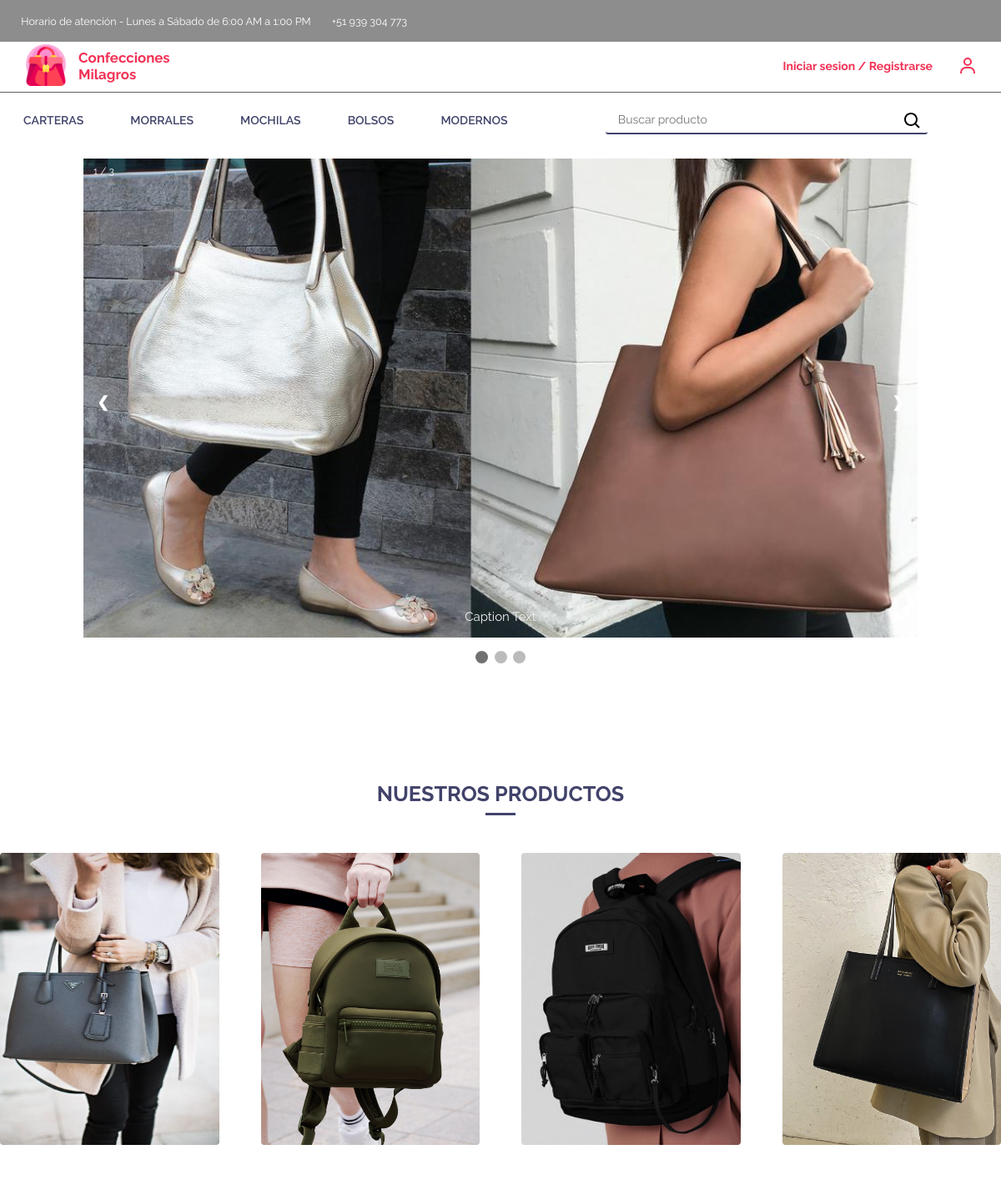
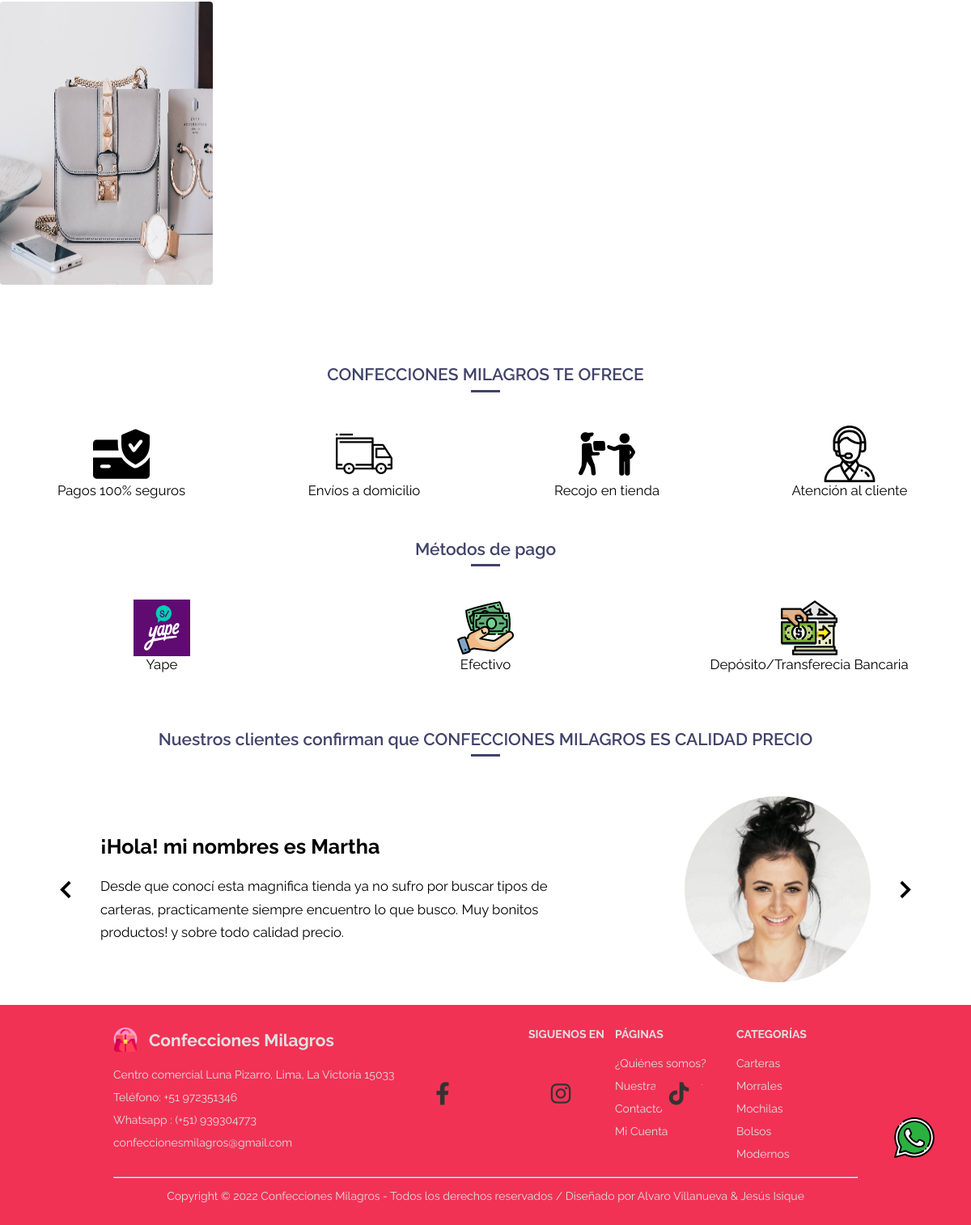
The page / on the database its author committed (2 pictures, top to bottom).
### tables this page shows
CREATE TABLE `categoria` (
  `idcategoria` int(11) NOT NULL,
  `categoria` varchar(60) NOT NULL,
  `imagen` varchar(200) NOT NULL
);

### controller/viewcontroller.php (called while the page is built, shortened)
<?php
    class viewcontroller extends viewmodel
    {
        public function obtenersistema()
        {
            return require_once "./view/inicio.php";
        }
    }

### index.php (called while the page is built)
<?php
    require_once "./controller/viewcontroller.php";
    $sistema = new viewcontroller();
    $sistema->obtenersistema();

### controller/admincontroller.php (called while the page is built, shortened)
<?php
    class adminController extends adminModel{
        public function ListarCategorias(){
            $conexion = Conexion::conectar();
            $sql = "CALL ListarCategorias()";
            $consulta = $conexion->query($sql);
            $consulta = $consulta->fetch_all(MYSQLI_ASSOC);
            return $consulta;
        }
    }

### view/content/inicio.php (the view, shortened to what this page needs)
<?php
    require_once "./controller/admincontroller.php";
    $Admin = new adminController();
?>
<div class="principal">
    <div class="slider">
        <div class="slideshow-container">
            <div class="mySlides fade">
                <div class="numbertext">1 / 3</div>
                <img src="<?php echo SERVERURL ?>img/jpg/img1.jpg" style="width:100%">
                <div class="text">Caption Text</div>
            </div>
            <a class="prev" onclick="plusSlides(-1)">&#10094;</a>
            <a class="nextslider" onclick="plusSlides(1)">&#10095;</a>
        </div>
        <br>
        <div style="text-align:center">
            <span class="dot" onclick="currentSlide(1)"></span>
            <span class="dot" onclick="currentSlide(2)"></span>
            <span class="dot" onclick="currentSlide(3)"></span>
        </div>
    </div>
    <div class="principal__productos">
        <div class="principal__productos--title">
            <p>NUESTROS PRODUCTOS</p>
        </div>
        <div class="principal__productos--lista">
            <?php
                $centros =  $Admin->ListarCategorias();
                $numcategoria = 1;
                foreach ($centros as $key) {
                    ?>
                <div class="product__list--center category<?php echo $numcategoria ?>">
                    <a class="product__enlace product__leyend leyend<?php echo $numcategoria ?>" href="<?php echo 'categoria/'.$key['categoria'] ?>">
                        <img class="product__img" src="<?php echo SERVERURL.$key['imagen'] ?>" alt="<?php echo $key['categoria'] ?>">
                    </a>
                </div>
            <?php
                $numcategoria ++;
                }
            ?>
        </div>
    </div>
    <div class="principal__ofrece">
        <div class="ofrece__opcion">
            <div class="oferece__title">
                <p>CONFECCIONES MILAGROS TE OFRECE</p>
            </div>
            <div class="ofrece__opcion--grid">
                <div>
                    <div class="opcion--center">
                        <img src="<?php echo SERVERURL?>img/svg/card.svg" alt="">
                    </div>
                    <div class="opcion__parrafo">
                        <p>Pagos 100% seguros</p>
                    </div>
                </div>
                <div>
                    <div class="opcion--center">
                        <img src="<?php echo SERVERURL?>img/svg/camion.svg" alt="">
                    </div>
                    <div class="opcion__parrafo">
                        <p>Envíos a domicilio</p>
                    </div>
                </div>
                <div>
                    <div class="opcion--center">
                        <img src="<?php echo SERVERURL?>img/svg/recojo.svg" alt="">
                    </div>
                    <div class="opcion__parrafo">
                        <p>Recojo en tienda</p>
                    </div>
                </div>
                <div>
                    <div class="opcion--center">
                        <img src="<?php echo SERVERURL?>img/svg/atencioncliente.svg" alt="">
                    </div>
                    <div class="opcion__parrafo">
                        <p>Atención al cliente</p>
                    </div>
                </div>
            </div>
        </div>
        <div class="ofrece__opcion">
            <div class="oferece__title">
                <p>Métodos de pago</p>
            </div>
            <div class="opcion__pago--grid">
                <div>
                    <div class="opcion--center">
                        <img src="<?php echo SERVERURL?>img/svg/yape.svg" alt="">
                    </div>
                    <div class="opcion__parrafo">
                        <p>Yape</p>
                    </div>
                </div>
                <div>
                    <div class="opcion--center">
                        <img src="<?php echo SERVERURL?>img/svg/efectivo.svg" alt="">
                    </div>
                    <div class="opcion__parrafo">
                        <p>Efectivo</p>
                    </div>
                </div>
                <div>
                    <div class="opcion--center">
                        <img src="<?php echo SERVERURL?>img/svg/dtbancaria.svg" alt="">
                    </div>
                    <div class="opcion__parrafo">
                        <p>Depósito/Transferecia Bancaria</p>
                    </div>
                </div>
            </div>
        </div>
    </div>
    <div class="opiniones">
        <div class="oferece__title">
            <p class="opiniones__leyend">Nuestros clientes confirman que CONFECCIONES MILAGROS ES CALIDAD PRECIO</p>
        </div>
    </div>
    <div class="principal__opiniones">
        <img src="<?php echo SERVERURL?>img/svg/left-arrow.svg" class="slider__arrow" id="before">
        <section class="slider__body slider__body--show" data-id="1">
            <div class="slider__texts">
                <h2 class="subtitle">¡Hola! mi nombres es Martha</h2>
                <p class="slider__review">
                    Desde que conocí esta magnifica tienda ya no sufro por buscar tipos de carteras, practicamente siempre encuentro lo que busco. Muy bonitos productos! y sobre todo calidad precio.
                </p>
            </div>
            <figure class="slider__picture">
                <img src="<?php echo SERVERURL?>img/jpg/person1.jpg" alt="" class="slider__img">
            </figure>
        </section>
        <img src="<?php echo SERVERURL?>img/svg/right-arrow.svg" class="slider__arrow" id="next">
    </div>
</div>

### view/modulos/header.php (shortened to what this page needs)
<?php
    require_once "./controller/admincontroller.php";
    $Admin = new adminController();
?>
<header>
    <section class="horario">
        <div class="content">
            <p class="txt">
                Horario de atención - Lunes a Sábado de 6:00 AM a 1:00 PM
            </p>
            <a class="txt txt--cell" href="https://api.whatsapp.com/send?phone=+51939304773&text=Hola, me gustaría comprar tu producto!" target="_blank"">
                +51 939 304 773
            </a>
        </div>
    </section>
    <section class=" container container__login">
                <div class="logo">
                    <a href="<?php echo SERVERURL ?>inicio"><img class="logo-img--header" src="<?php echo SERVERURL ?>img/png/bolso.png" alt="Logo"></a>
                    <a class="logo-enlace" href="<?php echo SERVERURL ?>inicio">Confecciones Milagros</a>
                </div>
                <div class="cuenta">
                    <?php
                    if (!isset($_SESSION['email'])) {
                    ?>
                        <a class="cuenta-iniciarSesion" href="<?php echo SERVERURL ?>cuenta">
                            <h2 class="cuenta__titulo">Iniciar sesion / Registrarse</h2>
                            <img class="cuenta__img" src="<?php echo SERVERURL ?>img/svg/user.svg" alt="user">
                        </a>
                    <?php
                    }
                    ?>
                </div>
    </section>
    <nav class="navbar navbar-center">
        <div class="navbar-container-grid">
            <div class="navbar-center-ul">
                <ul class="navbar-center">
                    <?php
                        $centros =  $Admin->ListarCategorias();
                        foreach ($centros as $key) {
                            ?>
                            <li class="nav-item">
                                <a href="<?php echo SERVERURL.'categoria/'.$key['categoria'] ?>"><?php echo $key['categoria'] ?></a>
                            </li>
                    <?php
                        }
                    ?>
                </ul>
            </div>
            <div class="search">
                <input class="search-input" type="text" name="buscarProducto" id="buscarProducto" placeholder="Buscar producto">
                <button class="search-boton">
                    <img class="search-icon" src="<?php echo SERVERURL ?>img/svg/search.svg" alt="search" name="buscar" id="buscar">
                </button>
            </div>
        </div>
    </nav>
</header>

### view/modulos/footer.php (shortened to what this page needs)
<?php
    require_once "./controller/admincontroller.php";
    $Admin = new adminController();
?>
<footer class="footer">
    <div class="whatsapp">
        <a href="https://walink.co/a2556c" target="blanck">
            <img src="<?php echo SERVERURL?>img/svg/whatsapp.svg" alt="">
        </a>
    </div>
    <div class="footer">
        <div class="footer-center">
            <div class="footer-datos">
                <div class="footer-logo">
                    <img class="logo-img" style="margin-right: 1rem;" src="<?php echo SERVERURL?>img/png/bolso.png" alt="">
                    <a href="<?php echo SERVERURL ?>inicio">
                        <h1 class="inicio__title">Confecciones Milagros</h1>
                    </a>
                </div>
                <div class="caja-footer">
                    <ul>
                        <li>Centro comercial Luna Pizarro, Lima, La Victoria 15033</li>
                        <li>Teléfono: +51 972351346</li>
                        <li>
                            <a href="https://api.whatsapp.com/send?phone=+51939304773&text=Hola, me gustaría comprar tu producto!" target="_blank"">
                                Whatsapp : (+51) 939304773
                            </a>
                        </li>
                        <li>
                            <a href=" mailto:confeccionesmilagros@gmail.com">
                                confeccionesmilagros@gmail.com
                            </a>
                        </li>
                    </ul>
                </div>
            </div>
            <div class="footer-siguenos">
                <p class="footer__leyend">SIGUENOS EN</p>
                <div class="caja-footer caja-footer--icons">
                    <ul class="redes-sociales">
                        <li>
                            <a href="">
                                <i class="redes-icon fa-brands fa-facebook-f"></i>
                            </a>
                        </li>
                        <li>
                            <a href="">
                                <i class="redes-icon fa-brands fa-instagram"></i>
                            </a>
                        </li>
                        <li>
                            <a href="">
                                <i class="redes-icon fa-brands fa-tiktok"></i>
                            </a>
                        </li>
                    </ul>
                </div>
            </div>
            <div class="footer-puntos">
                <div class="footer-paginas">
                    <p class="footer__leyend">PÁGINAS</p>
                    <div class="caja-footer">
                        <ul>
                            <li><a class="footer__link" href="<?php echo SERVERURL ?>quienessomos">¿Quiénes somos?</a></li>
                            <li><a class="footer__link" href="<?php echo SERVERURL ?>tiendas">Nuestras tiendas</a></li>
                            <li><a class="footer__link" href="<?php echo SERVERURL ?>contacto">Contacto</a></li>
                            <?php
                            if (!isset($_SESSION['email'])) {
                            ?>
                                <li><a class="footer__link" href="<?php echo SERVERURL ?>cuenta">Mi Cuenta</a></li>
                            <?php
                            }else{
                                ?>
                                    <li><a class="footer__link" href="<?php echo SERVERURL ?>inventario">Inventario</a></li>
                                <?php
                            }
                            ?>
                        </ul>
                    </div>
                </div>
                <div class="footer-categorias">
                    <div>
                        <p class="footer__leyend">CATEGORÍAS</p>
                    </div>
                    <div class="caja-footer">
                        <ul>
                            <?php
                                $centros =  $Admin->ListarCategorias();
                                foreach ($centros as $key) {
                                    ?>
                                    <li>
                                        <a href="<?php echo SERVERURL.'categoria/'.$key['categoria'] ?>"><?php echo ucfirst($key['categoria']) ?></a>
                                    </li>
                            <?php
                                }
                            ?>
                        </ul>
                    </div>
                </div>
            </div>
        </div>
        <hr>
        <div class="derechos-reservados">
            <p>Copyright &#169; 2022 Confecciones Milagros - Todos los derechos reservados / Diseñado por Alvaro Villanueva & Jesús Isique</p>
        </div>
    </div>
</footer>

### rows shown on the page
categoria: categoria "CARTERAS", imagen+categoria (picture), categoria "Carteras"
categoria: categoria "MORRALES", imagen+categoria (picture), categoria "Morrales"
categoria: categoria "MOCHILAS", imagen+categoria (picture), categoria "Mochilas"
categoria: categoria "BOLSOS", imagen+categoria (picture), categoria "Bolsos"
categoria: categoria "MODERNOS", imagen (picture), categoria "Modernos"
